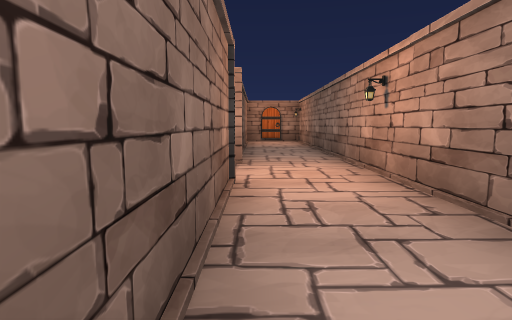
[1] (above)

18 first-person views from a walk through a 3-D level made in the Unity game engine. The camera is 1.2 m above the floor, tilts 6° down and sees 75° across. Doors are open. The floor is counted in squares, 2 m on a side. Each view is taken from the middle of a square. On the plan, view 1 faces up. The plan holds only what a view shows up to about 10 squares ahead; the rest is blank. The place goes on beyond the plan. The player is left out. Some surface patterns are stand-ins.

[2]
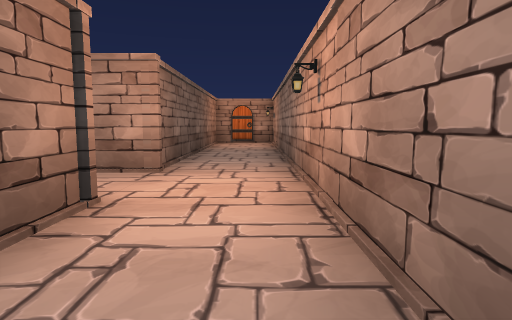

[3]
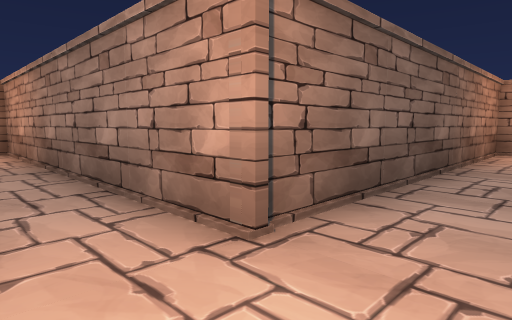

[4]
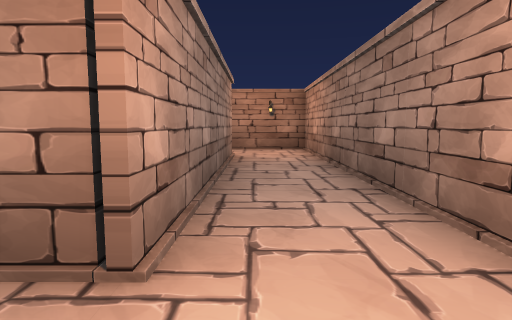

[5]
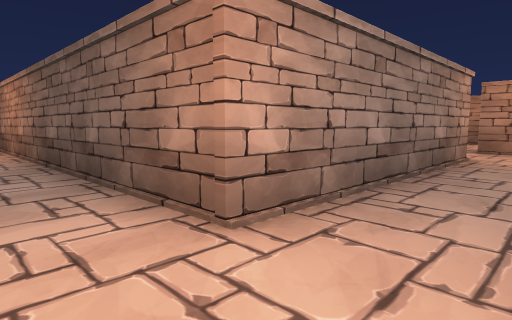

[6]
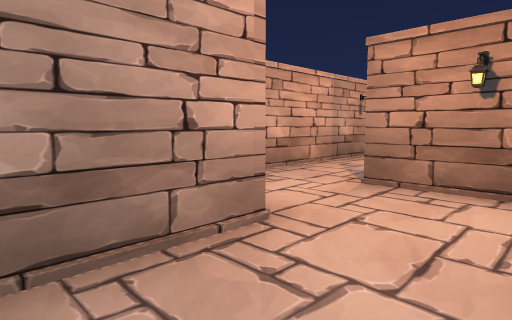

[7]
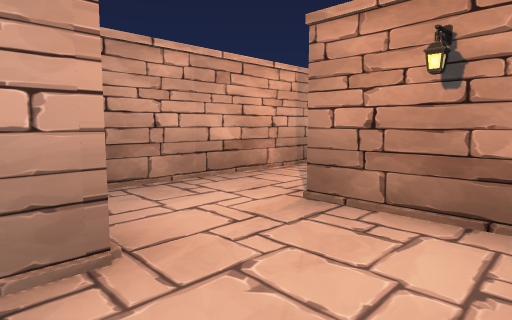

[8]
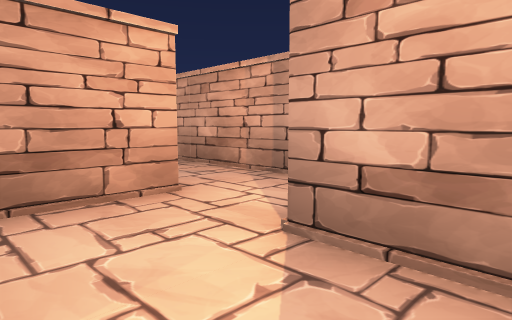

[9]
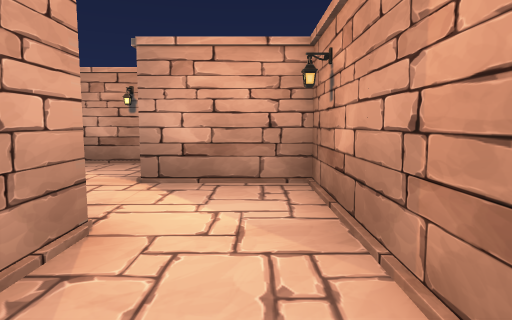

[10]
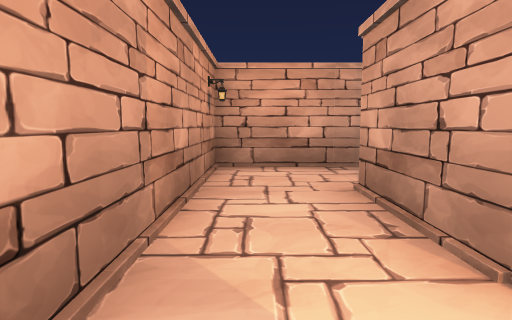

[11]
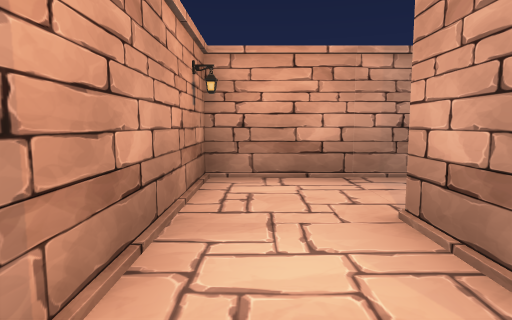

[12]
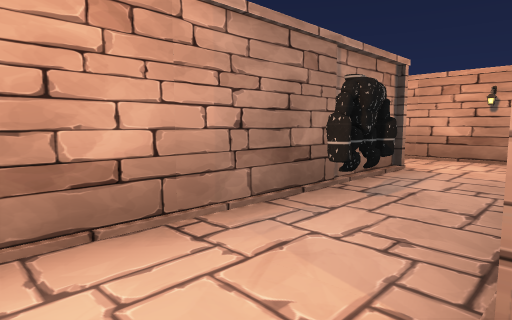

[13]
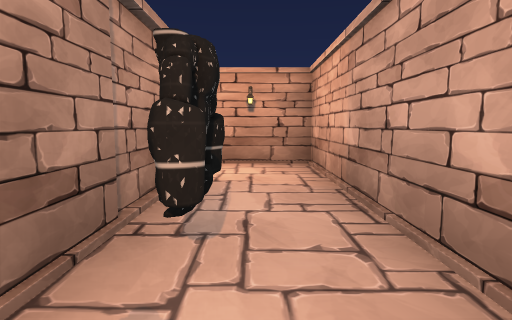

[14]
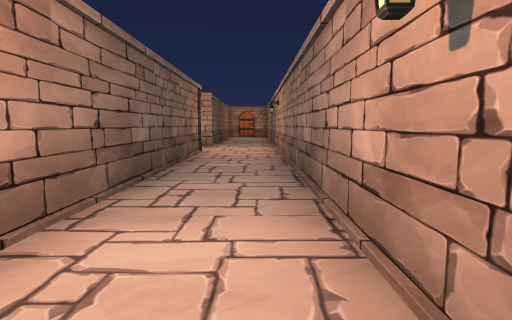

[15]
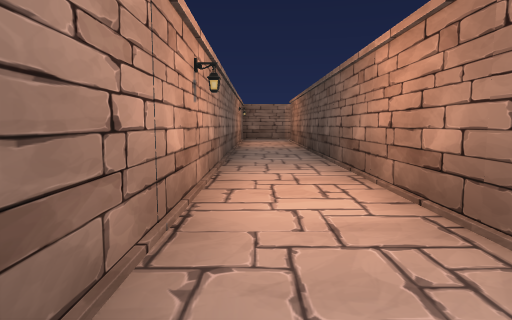

[16]
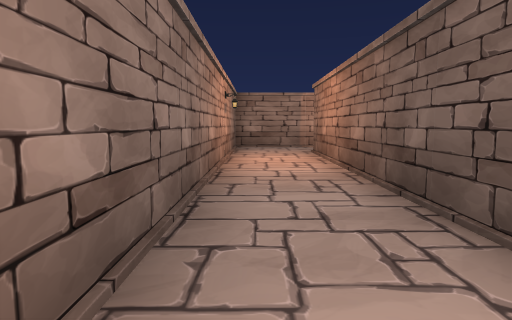

[17]
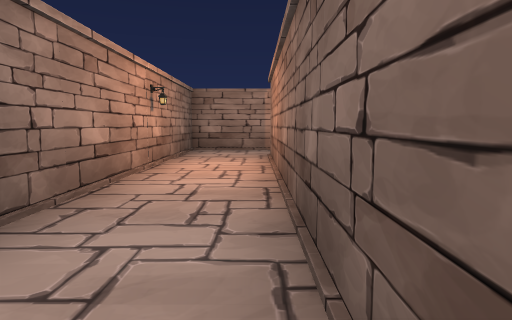

[18]
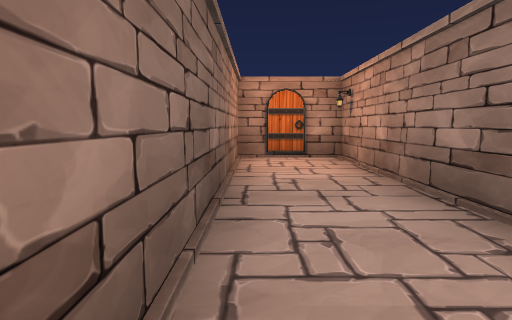

### Floor plan
Points are (right, up) in squares from view 1. A wall is a line through its corners. A room is listed if a view was taken in it or the views show most of it. See-through windows are left out.
Room 1 (views 1, 2, 3, 4, 5, 6, 7, 14, 15, 16, 17, 18)
walls: (-5.6, 3.5) (-0.3, 3.5) (-0.3, -12.5); (-9.3, 3.2) (-9.3, 4.8); (-10.4, 1.8) (-6.1, 1.8); (-0.6, -14.2) (1.6, -14.2) (1.6, 12.2) (-0.3, 12.2) (-0.3, 5.2) (-7.3, 5.2) (-7.3, 3.2)
ways out: opening at (-11, 4) to room 2
Room 2 (views 8, 9, 10, 11, 12, 13)
walls: (-11, 5) (-11, 7.2); (-8.9, 8.8) (-12.6, 8.8) (-12.6, 3.5) (-10.8, 3.5)
ways out: opening at (-11, 4) to room 1; gap at (-9, 8)
objects: other object (-10, 8)

Positions as (right, up) in squares from view 1, and headings:
1: (0, 0), facing up
2: (1, 1), facing up
3: (1, 4), facing up-left
4: (1, 4), facing left
5: (1, 5), facing down-left
6: (-4, 5), facing down-left
7: (-5, 5), facing down-left
8: (-12, 5), facing down-right
9: (-12, 7), facing down
10: (-12, 4), facing up
11: (-12, 5), facing up
12: (-12, 7), facing up-right
13: (-11, 8), facing right
14: (1, -4), facing up
15: (1, 0), facing down
16: (1, -5), facing down
17: (0, -6), facing down
18: (0, 6), facing up
